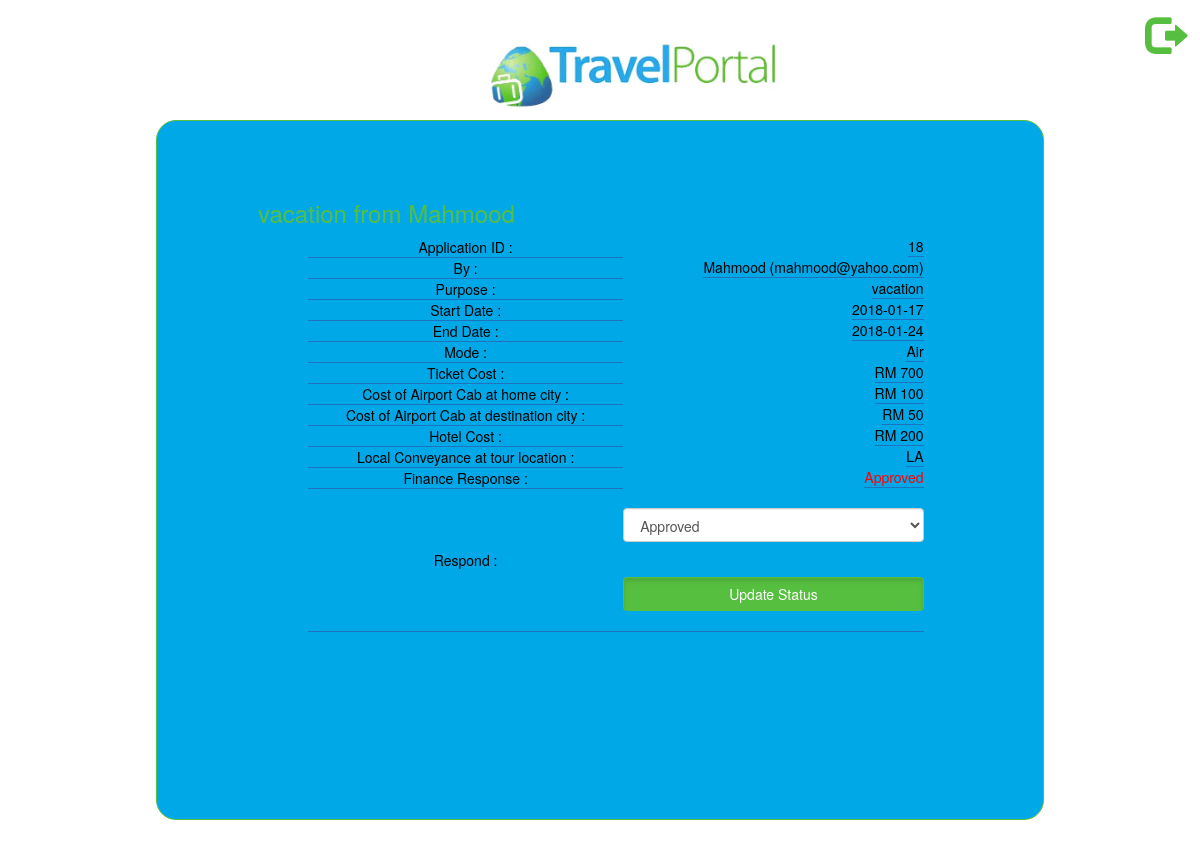
Screenshot of /finance_app.php?tid=18 (signed in) with the database file from the repository.
### tables this page shows
CREATE TABLE `travel_plans` (
  `t_id` int(11) NOT NULL,
  `who` varchar(60) NOT NULL,
  `purpose` varchar(300) NOT NULL,
  `s_date` date NOT NULL,
  `e_date` date NOT NULL,
  `mode_id` int(5) NOT NULL,
  `ticket_cost` int(10) NOT NULL,
  `here_cab` int(10) NOT NULL,
  `there_cab` int(10) NOT NULL,
  `hotel_cost` int(10) NOT NULL,
  `local_conveyance` varchar(255) NOT NULL,
  `status_id` int(5) NOT NULL,
  `manager` varchar(60) NOT NULL
);

CREATE TABLE `staffs` (
  `email` varchar(60) NOT NULL,
  `name` varchar(80) NOT NULL,
  `role_id` int(5) NOT NULL,
  `password` varchar(80) NOT NULL
);

CREATE TABLE `f_managers` (
  `t_id` int(11) NOT NULL,
  `status_id` int(5) NOT NULL
);

CREATE TABLE `mode` (
  `mode_id` int(5) NOT NULL,
  `mode_name` varchar(60) NOT NULL
);

CREATE TABLE `f_responses` (
  `t_id` int(11) NOT NULL,
  `status_id` int(5) NOT NULL
);

CREATE TABLE `status` (
  `status_id` int(5) NOT NULL,
  `status_name` varchar(50) NOT NULL
);

### scripts/connect.php (called while the page is built, shortened)
<?php
$db_name = 'travel_portal';

### scripts/functions.inc (called while the page is built, shortened)
<?php
function check_finance($id){
        $sql = "SELECT * from travel_plans t, status s, mode m,f_managers f where t.mode_id = m.mode_id and t.status_id = s.status_id and f.t_id = t.t_id and t.t_id = '$id'";
        $res = fetch($sql);
        $sql = "SELECT * from f_managers where t_id = '$id';";
        if(empty(fetch($sql))){
            return array();
        }
        else {
            return $res;
        }
}
function get_response($id){
    $sql = "SELECT * FROM f_responses f, status s where f.status_id = s.status_id  and f.t_id = '$id';";
    $temp = fetch($sql);
    return $temp[0]["status_id"]==6?'Submitted to finance':$temp[0]["status_name"];
}
function check_response($id){
    $sql = "SELECT * FROM f_managers where t_id = '$id';";
    if(empty(fetch($sql))){
        return false;
    }
    $sql = "SELECT * FROM f_responses where t_id = '$id';";
    if(empty(fetch($sql))){
        return false;
    }
    return true;
}
function fetch($sql){
	include ("connect.php");
	$new_ress = array();
	$ress =  $con->query($sql);
							$in = 0;
					while($row = $ress->fetch_assoc())
												{
													 $new_ress[$in] = $row;
													  $in++;
												}
	return $new_ress;
					}
function get_name($em){
    $sql = "SELECT name from staffs where email = '$em';";
    $res = fetch($sql);
    if (!empty($res)) {
        return $res[0]["name"];
    } else {
        return 'Unknown user';
    }
}

### finance_app.php (the view, shortened to what this page needs)
<?php
include ("scripts/functions.inc");
$id = $_GET["tid"];
$res = check_finance($id);
?>
<!DOCTYPE html>
<html>
    <head>
    <link href="css/bootstrap.min.css" rel="stylesheet">
    <link href="css/custom.css" rel="stylesheet">
    </head>
    <body>
        <div class="header">
         <img alt="Brand" src="img/tp.png" class="d-inline-block align-top" alt="">
        <a href="scripts/logout.php"> <span class="glyphicon glyphicon-log-out" aria-hidden logout="true" style="font-size: 40px;  color: white;" id="logo"> </span></a>
        </div>
         <div class="container">
            <div class="col-lg-12">
            <div class="parent taller_medium">
                <div class="bg-image"></div>
                <div id="content" class="content">
                    <h3 class="newapp"><?= $res[0]["purpose"].' from '.get_name($res[0]["who"]) ?></h3>
                    <div class="app">
                  <table>
            <tr>
                <td>
                    Application ID :
                </td>
                <td class="right">
                    <?= $res[0]["t_id"] ?>
                </td>
            </tr>
             <tr>
                <td>
                    By :
                </td>
                <td class="right">
                    <?= get_name($res[0]["who"]).' ('.$res[0]["who"].')' ?>
                </td>
            </tr>
              <tr>
                <td>
                    Purpose :
                </td>
                <td class="right">
                    <?= $res[0]["purpose"] ?>
                </td>
            </tr>
                <tr>
                <td>
                    Start Date :
                </td>
                <td class="right">
                    <?= $res[0]["s_date"] ?>
                </td>
            </tr>
                <tr>
                <td>
                    End Date :
                </td>
                <td class="right">
                    <?= $res[0]["e_date"] ?>
                </td>
            </tr>
                <tr>
                <td>
                    Mode :
                </td>
                <td class="right">
                    <?= $res[0]["mode_name"] ?>
                </td>
            </tr>
                <tr>
                <td>
                    Ticket Cost :
                </td>
                <td class="right">RM
                    <?= $res[0]["ticket_cost"] ?>
                </td>
            </tr>
                <tr>
                <td>
                    Cost of Airport Cab at home city :
                </td>
                <td class="right">RM
                    <?= $res[0]["here_cab"] ?>
                </td>
            </tr>
               <tr>
                <td>
                    Cost of Airport Cab at destination city :
                </td>
                <td class="right">RM
                    <?= $res[0]["there_cab"] ?>
                </td>
            </tr>
               <tr>
                <td>
                    Hotel Cost :
                </td>
                <td class="right">RM
                    <?= $res[0]["hotel_cost"] ?>
                </td>
            </tr>
            <tr>
                <td>
                    Local Conveyance at tour location :
                </td>
                <td class="right">
                    <?= $res[0]["local_conveyance"] ?>
                </td>
            </tr>
            <?php if(check_response($id)): ?>
                <tr>
                <td>
                    Finance Response :
                </td>
                <td class="right red">
                    <?= get_response($id) ?>
                </td>
            </tr>
            <?php endif; ?>
                <tr>
                <td>
                    Respond :
                </td>
                <td>
                    <form name="fchange" action="scripts/save.php" method="post" onsubmit="return confirm('Are you sure?')">
                         <div class="form-group">
                        <select class="form-control" name="status">
                        <?php
                            $sql = "SELECT * from status where status_id > 2 and status_id != 6;";
                            $status = fetch($sql);
                            foreach($status as $st){
                                echo '<option value="'.$st["status_id"].'">'.$st["status_name"].'</option>';
                            }
                        ?>
                        </select>
                         </div>
                        <input type="submit" class="btn btn-warning btn-block active" value="Update Status" name="fchange" />
                     </form>
                </td>
            </tr>
        </table></div>
                </div>
                </div>
            </div>
             </div>
    </body>
</html>

### css/custom.css (style rules this page uses)
body { background-color: white; }
h1,h2,h3,h4,h5,h6,#options,#opt { color: #57bf3f; }
.glyphicon-log-out { color: #57bf3f !important; position: absolute; right: 15px; top: 15px; }
.header { width: 100%; height: 50px; }
.header img { margin-top: 40px !important; width: 25%; margin-left: 40%; margin-top: 10px; }
.header a { margin-left: 31%; }
.btn-warning { background: #57bf3f !important; border: 1px solid #57bf3f !important; }
.parent { margin-top: 70px; margin-bottom: 100px; border-radius: 20px; border: 1px solid #57bf3f !important; width: 80%; margin-left: 10%; height: 600px; background: #00a8e8; }
.bg-image { width: 100%; height: 100%; background-size: 100%; opacity: 0.05; }
.newapp { margin-top: 50px; }
.content { position: absolute; top: 100px; left: 20%; width: 60%; }
.right { float: right; }
table { border-collapse: collapse; color: #fff; text-align: center; font-weight: 100; }
td { border-bottom: 1px solid #1d73be; color: black; }
.taller_medium { height: 700px; }
.red { color: red; }
.app { margin-left: 50px; width: 100%; }
.app table { width: 90%; }

### rows the page displays
travel_plans: purpose "vacation", who.name "Mahmood", f_managers.t_id "18", who "mahmood@yahoo.com", s_date "2018-01-17", e_date "2018-01-24", mode.mode_name "Air", ticket_cost "700", here_cab "100", there_cab "50", hotel_cost "200", local_conveyance "LA"
f_responses: status.status_name "Approved"

### other values shown
form field status "Approved"
